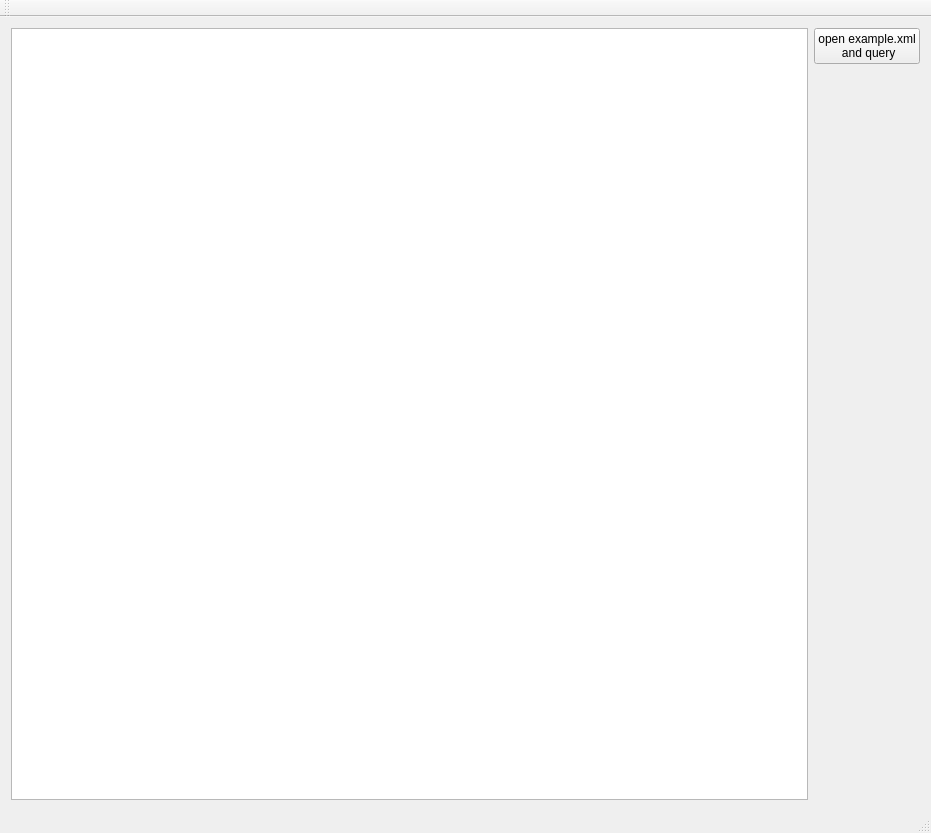
<?xml version="1.0" encoding="UTF-8"?>
<ui version="4.0">
 <class>MainWindow</class>
 <widget class="QMainWindow" name="MainWindow">
  <property name="geometry">
   <rect>
    <x>0</x>
    <y>0</y>
    <width>931</width>
    <height>833</height>
   </rect>
  </property>
  <property name="windowTitle">
   <string>MainWindow</string>
  </property>
  <widget class="QWidget" name="centralWidget">
   <layout class="QHBoxLayout" name="horizontalLayout">
    <item>
     <widget class="QPlainTextEdit" name="report"/>
    </item>
    <item>
     <layout class="QVBoxLayout" name="verticalLayout">
      <item>
       <widget class="QPushButton" name="doItButton">
        <property name="text">
         <string>open example.xml 
 and query</string>
        </property>
       </widget>
      </item>
      <item>
       <spacer name="verticalSpacer">
        <property name="orientation">
         <enum>Qt::Vertical</enum>
        </property>
        <property name="sizeHint" stdset="0">
         <size>
          <width>20</width>
          <height>40</height>
         </size>
        </property>
       </spacer>
      </item>
     </layout>
    </item>
   </layout>
  </widget>
  <widget class="QMenuBar" name="menuBar">
   <property name="geometry">
    <rect>
     <x>0</x>
     <y>0</y>
     <width>931</width>
     <height>22</height>
    </rect>
   </property>
  </widget>
  <widget class="QToolBar" name="mainToolBar">
   <attribute name="toolBarArea">
    <enum>TopToolBarArea</enum>
   </attribute>
   <attribute name="toolBarBreak">
    <bool>false</bool>
   </attribute>
  </widget>
  <widget class="QStatusBar" name="statusBar"/>
 </widget>
 <layoutdefault spacing="6" margin="11"/>
 <resources/>
 <connections/>
</ui>
